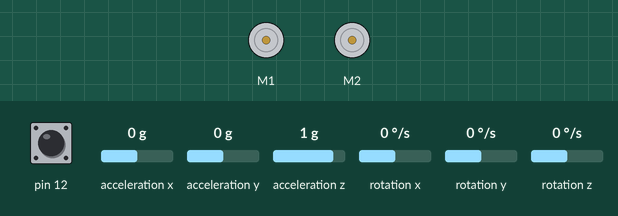
Recording of a sketch running on a simulated Arduino Uno, built with avr-gcc and run on an emulated ATmega328P. Parts: 2 × DC motor (green arrow = forward, orange = backward, longer = faster). Inputs (shaded band) come from the test bench; at power-on: pin 12 HIGH, acceleration x 0 g, acceleration y 0 g, acceleration z 1 g, rotation x 0 °/s, rotation y 0 °/s, rotation z 0 °/s. What the sketch prints to the serial monitor is not drawn.

Above: at 0.8 s.
0.9 s: pin 12 pulled LOW for 0.15 s
At 1.9 s:
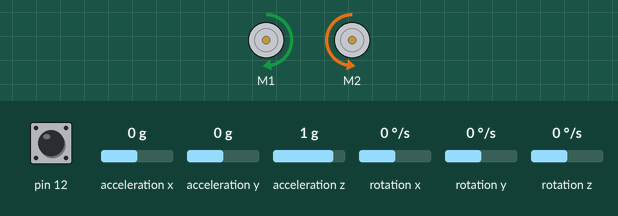
4.0 s: pin 12 pulled LOW for 3.2 s
At 7.7 s:
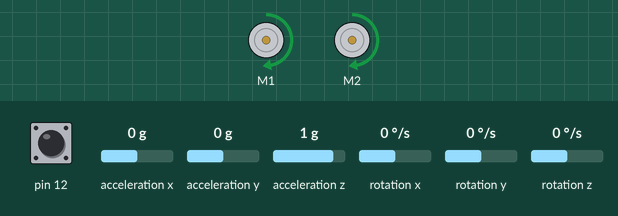
Timing chart, 0 to 9.2 s (numbered marks = the images above; inputs shaded):
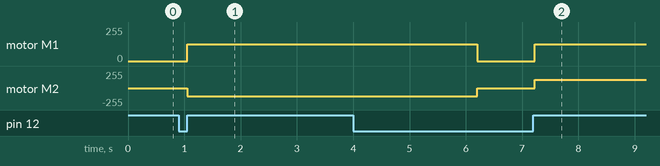

Measured:
- after the input at 0.9 s, motor M1: stopped → forward 127/255 after 0.15 s; motor M2: stopped → backward 127/255 after 0.15 s

The sketch:

zone6.ino
```cpp
#include <ZumoMotors.h>
#include <Pushbutton.h>
#include <Wire.h>
#include <LSM303.h>

#define SPEED           200 // Maximum motor speed when going straight; variable speed when turning

#define CALIBRATION_SAMPLES 100  // Number of compass readings to take when calibrating

ZumoMotors motors;
Pushbutton button(ZUMO_BUTTON);
LSM303 compass;
float azimuth = 0;
int inByte = 0;
int motorR_G, motorL_G;

void setup() {
  LSM303::vector<int16_t> running_min = {32767, 32767, 32767}, running_max = {-32767, -32767, -32767};
  unsigned char index;
  Serial.begin(9600); // シリアル通信の初期化
  Wire.begin(); // 無線通信の初期化
  compass.init();
  compass.enableDefault();

  /* ヒント:各軸の最大・最小値を検出・格納する(課題 8.2.2) */
  compass.m_max.x = 0;
  compass.m_max.y = 0;
  compass.m_min.x = 0;
  compass.m_min.y = 0;
  azimuth = 0;
  button.waitForButton(); // ボタンが押されるまで停止

  motors.setLeftSpeed(SPEED); // 左タイヤの速度を設定
  motors.setRightSpeed(-SPEED);  // 右タイヤの速度を設定

  // キャリブレーションを行う
  for(index = 0; index < CALIBRATION_SAMPLES; index ++)
  {
    // センサーの値を読み取る
    compass.read();

    running_min.x = min(running_min.x, compass.m.x);
    running_min.y = min(running_min.y, compass.m.y);

    running_max.x = max(running_max.x, compass.m.x);
    running_max.y = max(running_max.y, compass.m.y);

    Serial.println(index);

    delay(50);
  }

  motors.setLeftSpeed(0);
  motors.setRightSpeed(0);

  // XとYの最大値、最小値を取得
  compass.m_max.x = running_max.x;
  compass.m_max.y = running_max.y;
  compass.m_min.x = running_min.x;
  compass.m_min.y = running_min.y;

  button.waitForButton();
}

void loop() {
  compass.read(); // センサーの値を読み取る
  float heading, relative_heading;
  int speed;

  azimuth = averageHeading(); /* 課題 8.2.2 で使用,Compass 参照 */
  send_print(); // センサーの値をProcessingに送信
  motors.setLeftSpeed(200); // 左タイヤの速度を設定
  motors.setRightSpeed(200); // 右タイヤの速度を設定
  delay(10);
}

void send_print(void) {
  if(Serial.available() > 0 || inByte == 0){
    inByte = Serial.read();
    Serial.write('H');
    Serial.write((int)(azimuth) >> 8);
    Serial.write((int)(azimuth) & 255);
  }
}

template <typename T> float heading(LSM303::vector<T> v)
{
  float x_scaled =  2.0*(float)(v.x - compass.m_min.x) / ( compass.m_max.x - compass.m_min.x) - 1.0;
  float y_scaled =  2.0*(float)(v.y - compass.m_min.y) / (compass.m_max.y - compass.m_min.y) - 1.0;

  float angle = atan2(y_scaled, x_scaled)*180 / M_PI;
  if (angle < 0)
    angle += 360;
  return angle;
}

float averageHeading()
{
  LSM303::vector<int32_t> avg = {0, 0, 0};

  for(int i = 0; i < 10; i ++)
  {
    compass.read();
    avg.x += compass.m.x;
    avg.y += compass.m.y;
  }
  avg.x /= 10.0;
  avg.y /= 10.0;

  return heading(avg);
}
```
